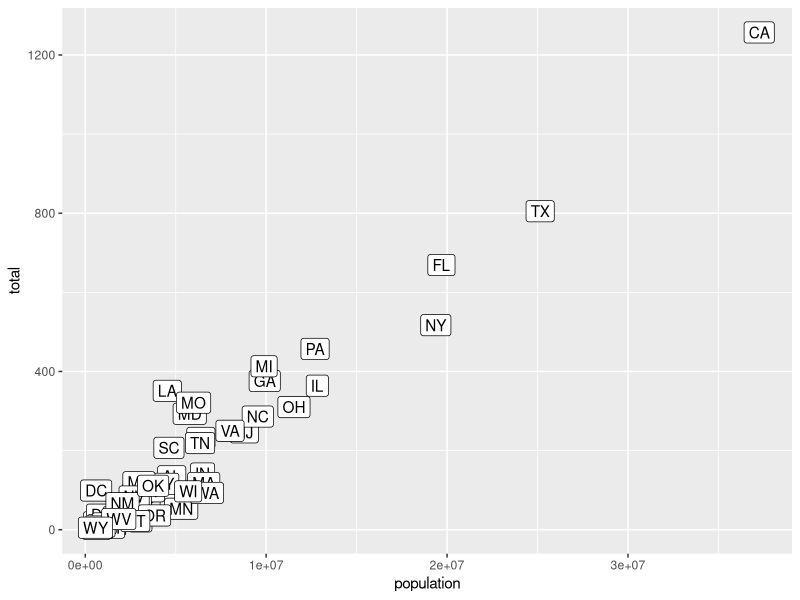

Write the R code that produced this figure.
library(dplyr)
library(ggplot2)
library(dslabs)
data(murders)
## edit the next line to add the label
murders %>% ggplot(aes(population, total,label = abb)) +
  geom_point() +
  geom_label()
